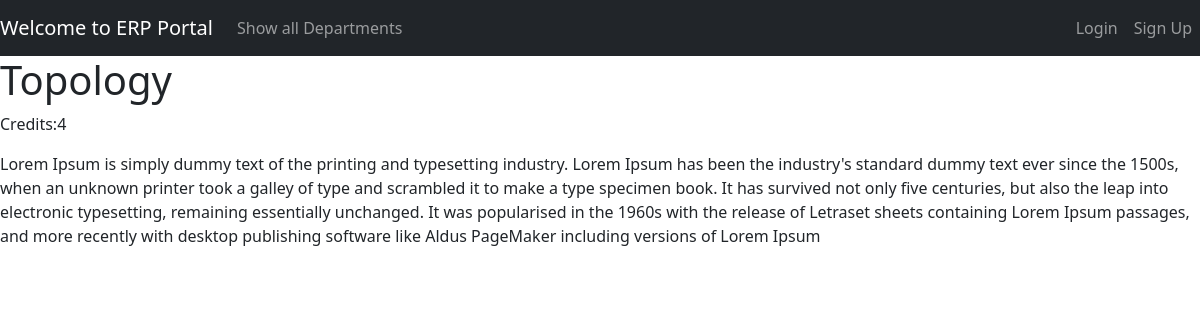
The app's page /courses/Topology with its own data.
### erpApp/models.py (models this page shows, shortened)
class Course(models.Model):
    courseName = models.CharField(max_length=50)
    credits_score = models.IntegerField(
        validators=[MaxValueValidator(5), MinValueValidator(1)])
    deptId = models.ForeignKey(
        Department, on_delete=models.CASCADE, related_name="dept")
    semester = models.IntegerField(null=True)
    description = models.TextField(null=True)

### erpApp/views.py (the view)
# urls.py: path("courses/<str:courseName>", views.courseDetail, name="course"),
def courseDetail(request, courseName):
    isMe = False
    course = Course.objects.get(courseName=courseName)
    return render(request, "erpApp/course.html", {
        "courseName": course.courseName,
        "courseDetail": course.description,
        "courseCredits": course.credits_score,
        "isMe": isMe
    })

### erpApp/templates/erpApp/course.html (shortened to what this page needs)
{% extends 'base.html' %}
{% block content %}
<div>
    <h1>{{courseName}}</h1>
    <p>Credits:{{courseCredits}}</p>
</div>
<div>
    <p>{{courseDetail}}</p>
</div>
{% endblock content %}

### records on screen
Course: courseName "Topology", description "Lorem Ipsum is simply dummy text of the printing and typesetting industry. Lorem Ipsum has been the industry's standard dummy text ever since the 1500s, when an unknown printer took a galley of type and scrambled it to make a type specimen book. It has survived not only five centuries, but also the leap into electronic typesetting, remaining essentially unchanged. It was popularised in the 1960s with the release of Letraset sheets containing Lorem Ipsum passages, and more recently with desktop publishing software like Aldus PageMaker including versions of Lorem Ipsum"

### other values on screen
{{ courseCredits }} "4"
